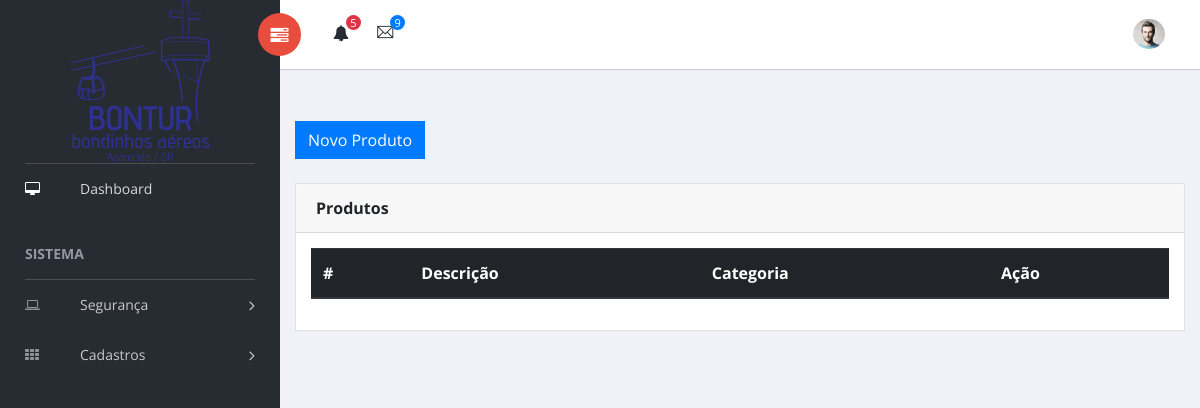
The page /index.php?exe=produtos/index (signed in) on the database as committed earlier.
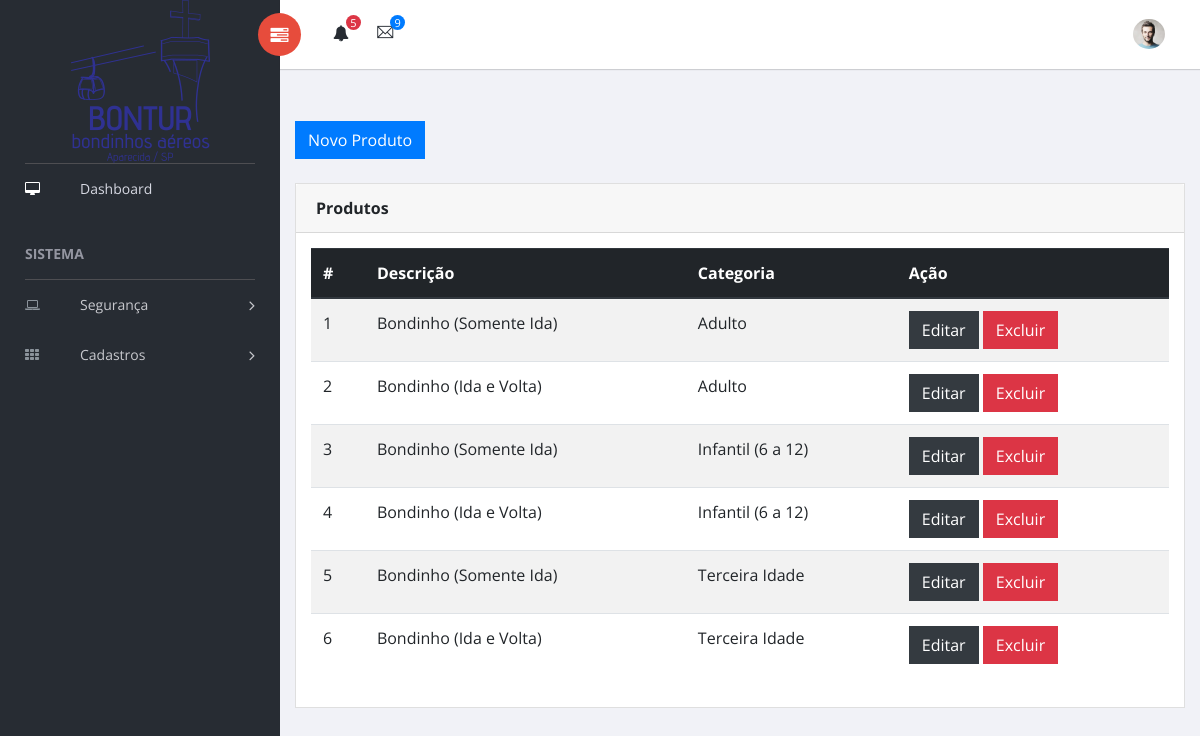
The same page on the database as committed later.
### tables this page shows
CREATE TABLE IF NOT EXISTS `produtos` (
  `id` int(11) NOT NULL AUTO_INCREMENT,
  `descricao` varchar(100) NOT NULL,
  `preco` float NOT NULL,
  `pontos` int(11) NOT NULL DEFAULT '1',
  `data_criacao` datetime NOT NULL DEFAULT CURRENT_TIMESTAMP,
  `data_alteracao` datetime NOT NULL DEFAULT CURRENT_TIMESTAMP ON UPDATE CURRENT_TIMESTAMP,
  `detalhes` text NOT NULL,
  `id_categoria` int(11) NOT NULL,
  PRIMARY KEY (`id`),
  KEY `FK_produtos_categorias` (`id_categoria`),
  CONSTRAINT `FK_produtos_categorias` FOREIGN KEY (`id_categoria`) REFERENCES `categorias` (`id`)
);

CREATE TABLE IF NOT EXISTS `categorias` (
  `id` int(11) NOT NULL AUTO_INCREMENT,
  `descricao` varchar(100) NOT NULL,
  `data_criacao` datetime NOT NULL DEFAULT CURRENT_TIMESTAMP,
  `data_alteracao` datetime NOT NULL DEFAULT CURRENT_TIMESTAMP ON UPDATE CURRENT_TIMESTAMP,
  PRIMARY KEY (`id`)
);

### src/ado/TRecord.class.php (called while the page is built, shortened)
<?php
abstract class TRecord
{
    protected $data;
    private function getEntity()
    {
        $function = new \ReflectionClass($this);
        $classe = substr(strtolower($function->getShortName()), 1);
        $tabela = str_replace('record', '', $classe);
        return $tabela;
    }
    public function __construct($id = null)
    {
        if ($id) :
            $object = $this->load($id);
        endif;
    }
    public function __set($prop, $value)
    {
        $prop = strtolower($prop);
        if (method_exists($this, 'set' . $prop)) :
            call_user_func(array($this, 'set' . $prop), $value);
        else :
            $this->data[$prop] =  ($value == '' ? null : $value) ;
        endif;
    }
    public function __get($prop)
    {
        if (method_exists($this, 'get' . $prop)) :
            return call_user_func(array($this, 'get' . $prop));
        else :
            return $this->data[$prop];
        endif;
    }
    public function fromArray($data)
    {
        $data = array_map('strip_tags', $data);
        $data = array_map('trim', $data);
        $this->data = $data;
    }
    public function load($id)
    {
        $sql = new TSQLSelect($this->getEntity());
        $sql->addColumn('*');
        $criterio = new TCriterio();
        $criterio->add(new TFilter('id', '=', $id));
        $sql->setCriterio($criterio);
        if ($conn = TTransaction::get()) :
            $sql->Execute(TSQLSelect::FETCH_OBJECT, $this);
            if ($sql->getResult()) :
                $objeto = $sql->getResult();
                return $objeto;
            endif;
        else :
            throw new Exception('Não há transação ativa!');
        endif;
    }
    public function getAll()
    {
        try {
            $criterio = new TCriterio();
            $criterio->add(new TFilter('id', '>', 0));
            $criterio->setProperty('ORDER', 'id');
            $repository = new TRepository($this->getEntity());
            return $repository->load($criterio);
        } catch (Exception $e) {
            WSErro($e->getMessage(), WS_ERROR, 'Oppsss');
        }
    }
}

### src/ado/TFilter.class.php (called while the page is built, shortened)
<?php
class TFilter extends TExpression
{
    private $variable;
    private $operator;
    private $value;
    private function transform($value)
    {
        if (is_array($value)):
            foreach ($value as $x):
                if (is_integer($x)):
                    $foo[] = $x; elseif (is_string($x)):
                    $foo[] = "'$x'";
        endif;
        endforeach;
        $result = '(' . implode(',', $foo) . ')';
        elseif (is_string($value)):
            $result = "'$value'";
        elseif (is_null($value)):
            $result = 'NULL';
        elseif (is_bool($value)):
            $result = $value ? 'TRUE' : 'FALSE'; else:
            $result = $value;
        endif;
        return $result;
    }
    public function __construct($variable, $operator, $value)
    {
        $this->variable = $variable;
        $this->operator = $operator;
        $this->value = $this->transform($value);
    }
    public function dump()
    {
        return "{$this->variable} {$this->operator} {$this->value}";
    }
}

### src/ado/TCriterio.class.php (called while the page is built, shortened)
<?php
class TCriterio extends TExpression
{
    private $expressions;
    private $operators;
    private $properties;
    public function __construct()
    {
        $this->expressions = array();
        $this->operators = array();
    }
    public function add(TExpression $expression, $operator = self::AND_OPERATOR)
    {
        if (empty($this->expressions)) :
            unset($operator);
        endif;
        $this->operators[] = isset($operator) ? $operator : null;
        $this->expressions[] = $expression;
    }
    public function dump()
    {
        $result = '';
        if (is_array($this->expressions)) :
            foreach ($this->expressions as $i => $expression) :
                $operator = $this->operators[$i];
                $result .= $operator . $expression->dump() . ' ';
            endforeach;
            $result = trim($result);
            return "({$result})";
        endif;
    }
    public function setProperty($property, $value)
    {
        $property = strtolower($property);
        if (isset($value)) :
            $this->properties[$property] = $value;
        else :
            $this->properties[$property] = null;
        endif;
    }
    public function getProperty($property)
    {
        if (isset($this->properties[$property])) :
            return $this->properties[$property];
        endif;
    }
}

### src/ado/TRepository.class.php (called while the page is built, shortened)
<?php
final class TRepository
{
    private $class;
    public function __construct($class)
    {
        $this->class = $class;
    }
    public function load(TCriterio $criterio)
    {
        $sql = new TSQLSelect();
        $sql->addColumn('*');
        $sql->setEntity($this->class);
        $sql->setCriterio($criterio);
        if ($conn = TTransaction::get()) :
            $objeto = 'App\model\T' . ucwords($this->class) . 'Record';
            $sql->Execute(TSQLSelect::FETCH_OBJECT, $objeto, true);
            return $sql->getResult();
        else :
            throw new Exception('Não há transação ativa!');
        endif;
    }
}

### src/ado/TSQLSelect.class.php (called while the page is built, shortened)
<?php
class TSQLSelect extends TSqlInstruction
{
    private $Result;
    private $Columns;
    private function getTermos()
    {
        if ($this->Criterio) :
            $order = $this->Criterio->getProperty('order');
            $limit = $this->Criterio->getProperty('limit');
            $offset = $this->Criterio->getProperty('offset');
        endif;
    }
    private function getObjetos($object = null, $colletion = null)
    {
        if ($colletion) {
            $objetos = array();
            while ($row = parent::$Statement->fetchObject($object)) :
                $objetos[] = $row;
            endwhile;
            return $objetos;
        }
        return parent::$Statement->fetchObject(get_class($object));
    }
    protected function getColumns()
    {
        return implode(', ', $this->Columns);
    }
    public function __construct($Entity = null, TCriterio $Criterio = null)
    {
        $this->Entity = (string) $Entity;
    }
    public function addColumn($Coluna)
    {
        $this->Columns[] = $Coluna;
    }
    public function getResult()
    {
        return $this->Result;
    }
    public function Execute($fetch_style = self::FETCH_ALL, $object = null, $colletion = null)
    {
        parent::Connect();
        try {
            parent::$Statement->execute();
            if ($fetch_style != self::FETCH_ALL) :
                return $object ? $this->Result = $this->getObjetos(
                    $object,
                    $colletion
                ) : $this->Result = parent::$Statement->fetchObject();
            endif;
            $this->Result = parent::$Statement->fetchAll();
        } catch (PDOException $e) {
            WSErro("<b>Erro ao executar a consulta:</b> {$e->getMessage()}", $e->getCode());
        }
    }
}

### src/ado/TSqlInstruction.class.php (called while the page is built, shortened)
<?php
abstract class TSqlInstruction
{
    protected $Sql;
    protected static $Conn;
    protected function Connect()
    {
        self::$Conn = TConn::getInstance();
        self::$Statement = self::$Conn->prepare($this->Sql);
    }
    final public function setEntity($Entity)
    {
        $this->Entity = strtolower($Entity);
    }
    public function setCriterio(TCriterio $Criterio)
    {
        $this->Criterio = $Criterio;
    }
}

### src/ado/TConn.class.php (called while the page is built, shortened)
<?php
final class TConn
{
    private static $Host = HOST;
    private static $User = USER;
    private static $Pass = PASS;
    private static $Dbsa = DBSA;
    private static $Type = TIPO;
    private static $Instance;
    public static function getInstance()
    {
        try {
            if (self::$Instance == null) :
                switch (self::$Type) {
                    case 'mysql':
                        $dsn = 'mysql:host=' . self::$Host . ';dbname=' . self::$Dbsa;
                        $options = [PDO::MYSQL_ATTR_INIT_COMMAND => 'SET NAMES UTF8mb4'];
                        self::$Instance = new PDO($dsn, self::$User, self::$Pass, $options);
                        break;
                }
            endif;
        } catch (PDOException $e) {
            PHPErro($e->getCode(), $e->getMessage(), $e->getFile(), $e->getLine());
        }
        self::$Instance->setAttribute(PDO::ATTR_ERRMODE, PDO::ERRMODE_EXCEPTION);
        return self::$Instance;
    }
}

### src/ado/TTransaction.class.php (called while the page is built, shortened)
<?php
final class TTransaction
{
    private static $Logger;
    public static function setLogger(TLogger $logger)
    {
        self::$Logger = $logger;
    }
    public static function getLogger()
    {
        return self::$Logger;
    }
    public static function Log($message)
    {
        if (self::$Logger) :
            self::$Logger->write($message);
        endif;
    }
}

### src/ado/TLogger.class.php (called while the page is built, shortened)
<?php
abstract class TLogger
{
    public function __construct($FileName)
    {
        $this->FileName = $FileName;
    }
}

### src/ado/TLoggerHTML.class.php (called while the page is built, shortened)
<?php
class TLoggerHTML extends TLogger
{
    public function write($message)
    {
        $time = date("Y-m-d H:i:s");
        $text = "<p>\n";
        $text .= "    <b>$time</b>\n";
        $text .= "    <i>$message</i>\n";
        $text .= "</p>\n";
        $handler = fopen($this->FileName, 'a');
    }
}

### public/system/produtos/index.php (the view, shortened to what the rows shown need)
<div class="content mt-3">
    <br>
    <br>
    <div class="animated fadeIn">
        <div class="row">
            <div class="col-md-12">
                <div class="card">
                    <div class="card-body">
                        <div class="table-responsive">
                            <table class="table table-striped table-hover" id="tab_list">
                                <thead class="thead-dark">
                                <tr>
                                    <th>#</th>
                                    <th>Descrição</th>
                                    <th>Categoria</th>
                                    <th>Ação</th>
                                </tr>
                                </thead>
                                <?php
                                $produtos = new TProdutosRecord();
                                $dados = $produtos->getAll();
                                if ($dados) : ?>
                                    <tbody class="j_list">
                                    <?php
                                    foreach ($dados as $produtos) :
                                        $categoria = new TCategoriasRecord($produtos->id_categoria);
                                        ?>
                                        <tr id="<?= $produtos->id; ?>">
                                            <td><?= $produtos->id; ?></td>
                                            <td><?= $produtos->descricao; ?></td>
                                            <td><?= $categoria->descricao; ?></td>
                                            <td>
                                                <button class="btn btn-dark j_edit" rel="<?= $produtos->id; ?>">
                                                    Editar
                                                </button>
                                                <button class="btn btn-danger j_delete" rel="<?= $produtos->id; ?>">
                                                    Excluir
                                                </button>
                                            </td>
                                        </tr>
                                    <?php endforeach; ?>
                                    </tbody>
                                <?php endif; ?>
                        </div>
                    </div>
                </div>
            </div>
        </div>
    </div>
</div>

Rows that differ between the two databases and show on the page:
added produtos: id "1", descricao "Bondinho (Somente Ida)", id_categoria.descricao "Adulto"
added produtos: id "2", descricao "Bondinho (Ida e Volta)", id_categoria.descricao "Adulto"
added produtos: id "3", descricao "Bondinho (Somente Ida)", id_categoria.descricao "Infantil (6 a 12)"
added produtos: id "4", descricao "Bondinho (Ida e Volta)", id_categoria.descricao "Infantil (6 a 12)"
added produtos: id "5", descricao "Bondinho (Somente Ida)", id_categoria.descricao "Terceira Idade"
added produtos: id "6", descricao "Bondinho (Ida e Volta)", id_categoria.descricao "Terceira Idade"
